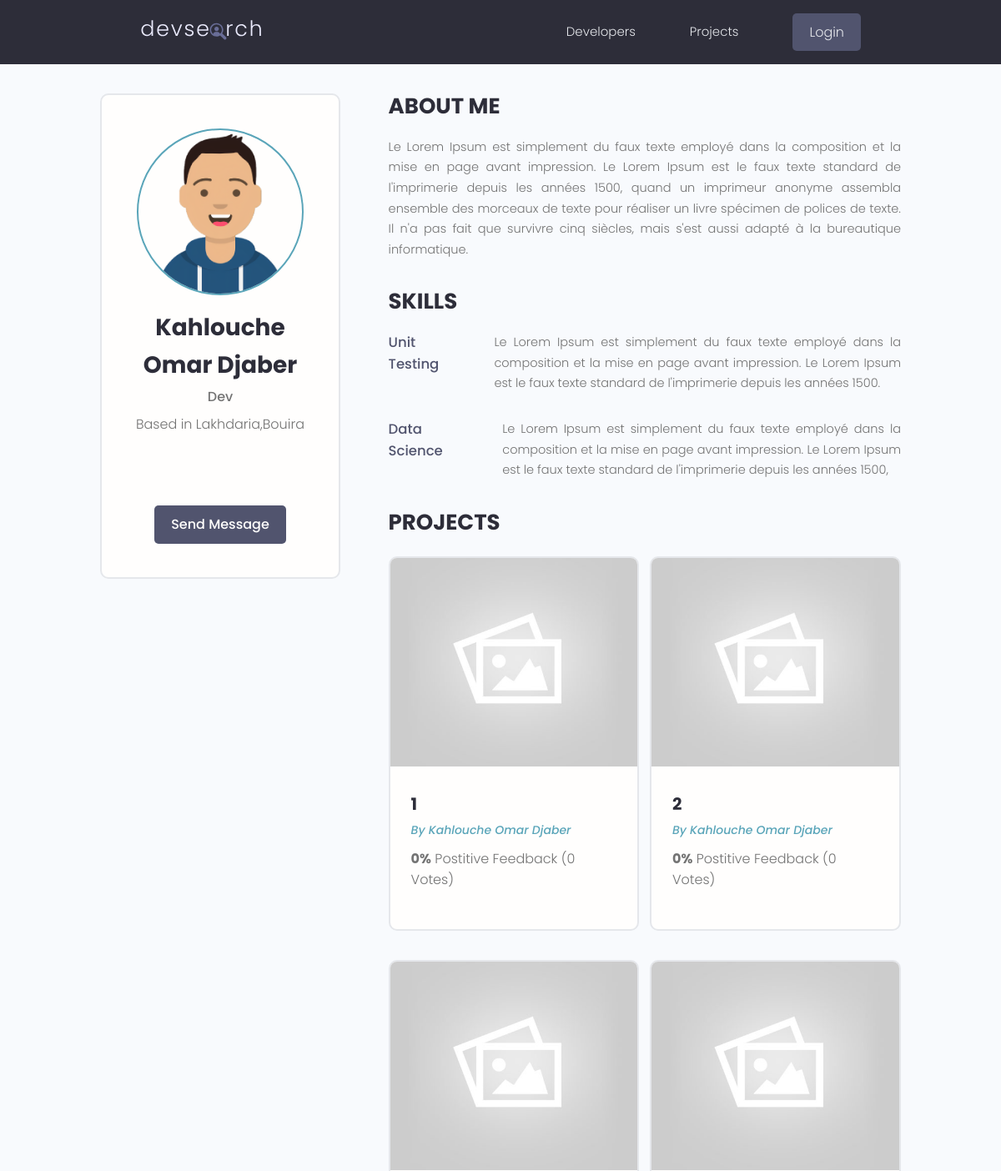
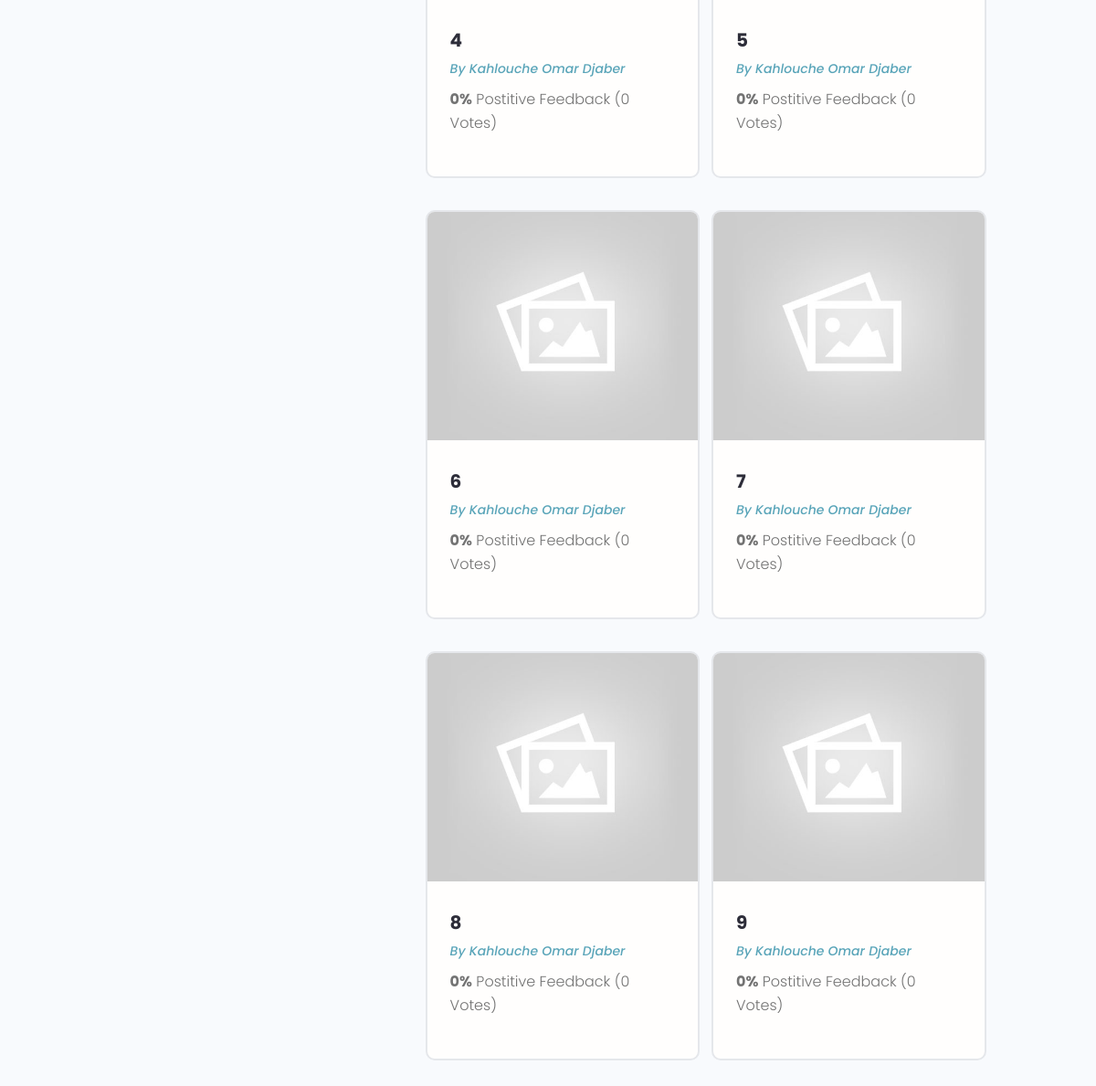
The app's page /profile/15419576-a705-40f5-a9e9-818d2565810e/, older data (2 pictures, top to bottom).
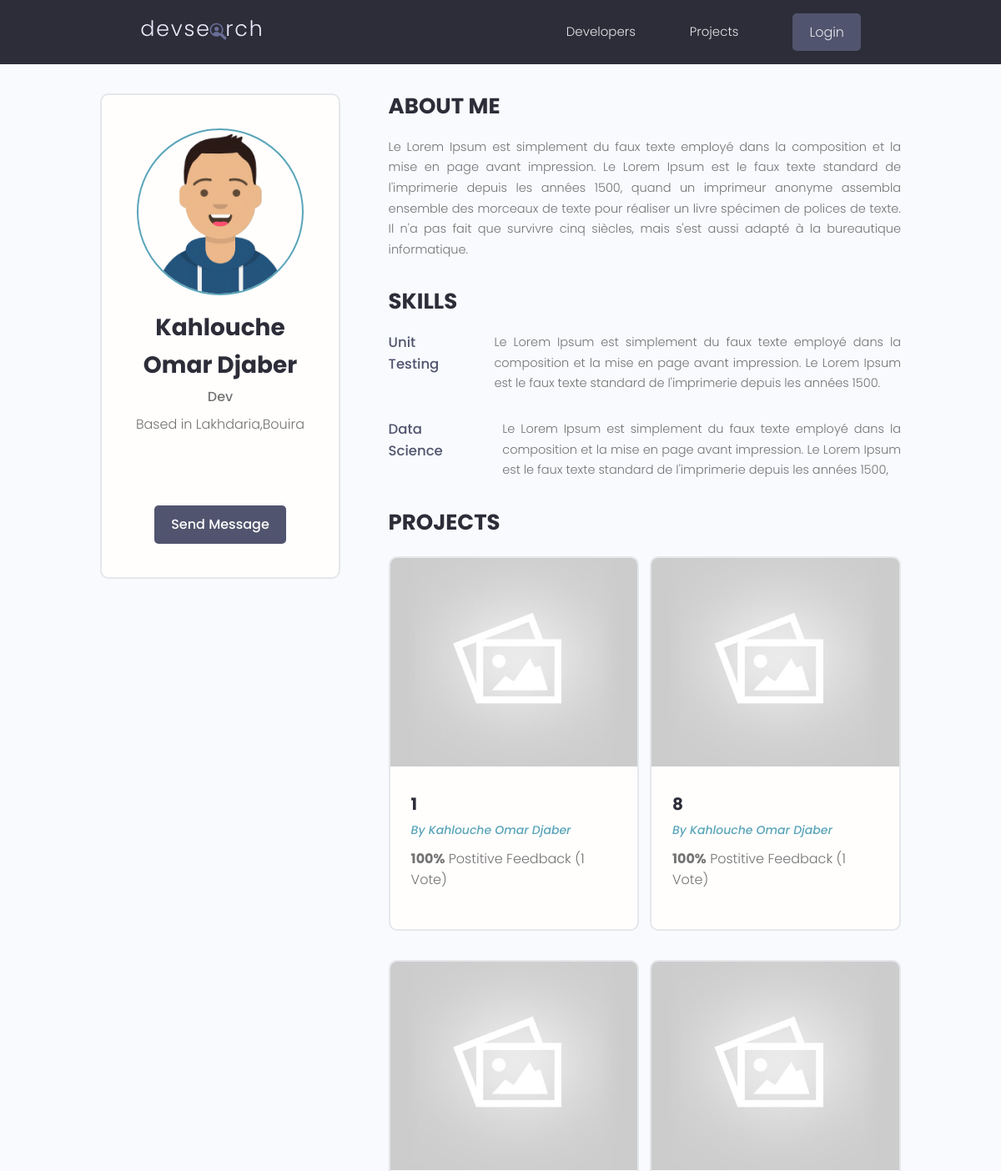
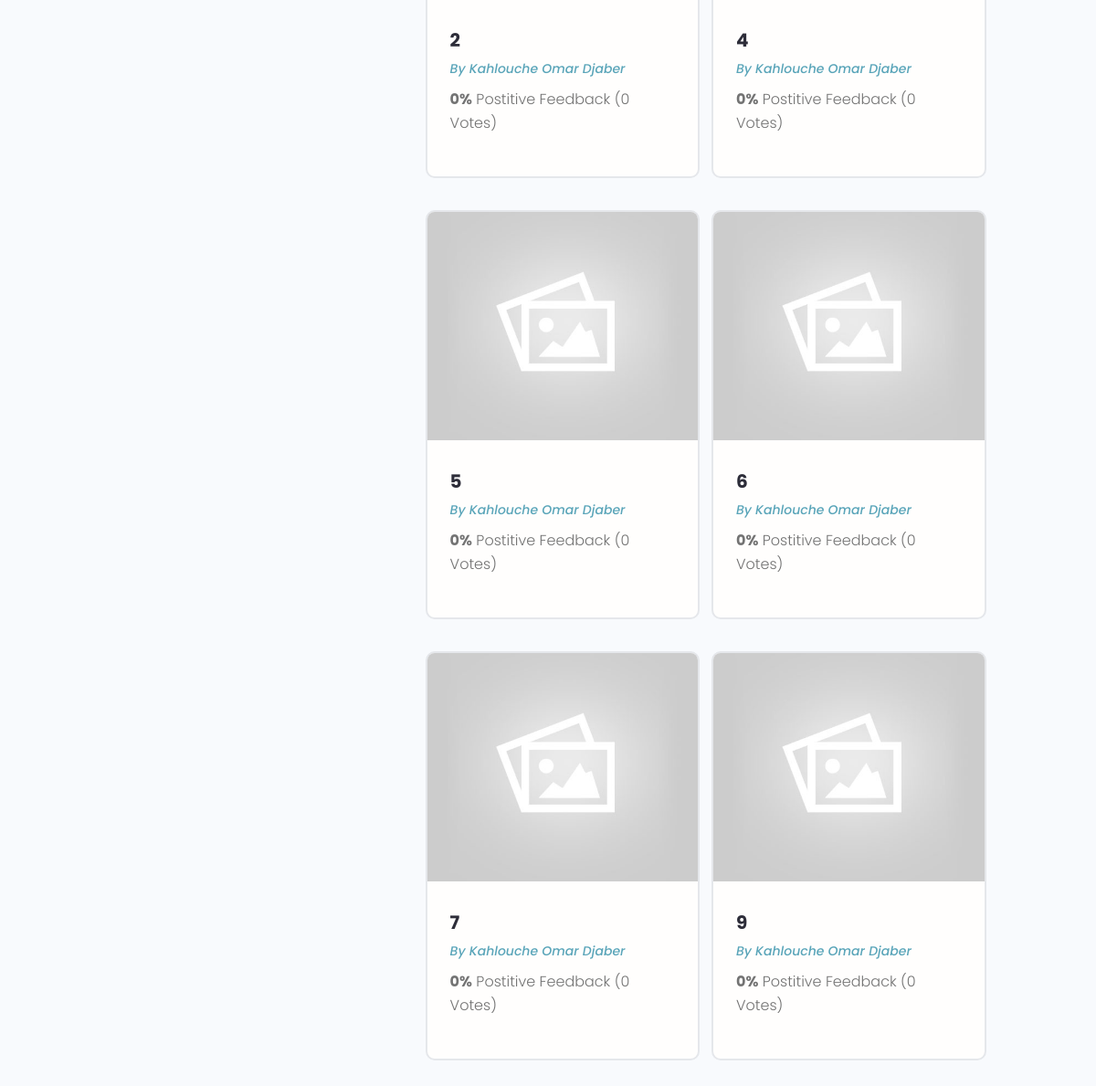
The same page, newer data (2 pictures, top to bottom).
### users/models.py (models this page shows, shortened)
class Skill(models.Model):
    owner = models.ForeignKey(
        Profile, on_delete=models.CASCADE, null=True, blank=True)
    name = models.CharField(max_length=200, blank=True, null=True)
    description = models.TextField(null=True, blank=True)
    created = models.DateTimeField(auto_now_add=True)
    id = models.UUIDField(default=uuid.uuid4, unique=True,
                          primary_key=True, editable=False)

class Profile(models.Model):
    user = models.OneToOneField(
        User, on_delete=models.CASCADE, null=True, blank=True)
    name = models.CharField(max_length=200, blank=True, null=True)
    email = models.EmailField(max_length=500, blank=True, null=True)
    username = models.CharField(max_length=200, blank=True, null=True)
    location = models.CharField(max_length=200, blank=True, null=True)
    short_intro = models.CharField(max_length=200, blank=True, null=True)
    bio = models.TextField(blank=True, null=True)
    profile_image = models.ImageField(
        null=True, blank=True, upload_to='profiles/', default="profiles/user-default.png")
    social_github = models.CharField(max_length=200, blank=True, null=True)
    social_twitter = models.CharField(max_length=200, blank=True, null=True)
    social_linkedin = models.CharField(max_length=200, blank=True, null=True)
    social_youtube = models.CharField(max_length=200, blank=True, null=True)
    social_website = models.CharField(max_length=200, blank=True, null=True)
    created = models.DateTimeField(auto_now_add=True)
    id = models.UUIDField(default=uuid.uuid4, unique=True,
                          primary_key=True, editable=False)
    @property
    def imageURL(self):
        try:
            url = self.profile_image.url
        except:
            url = ''
        return url

### projects/models.py (models this page shows, shortened)
class Project(models.Model):
    owner = models.ForeignKey(
        Profile, null=True, blank=True, on_delete=models.CASCADE)
    title = models.CharField(max_length=200)
    description = models.TextField(null=True, blank=True)
    featured_image = models.ImageField(
        null=True, blank=True, default="default.jpg")
    demo_link = models.CharField(max_length=2000, null=True, blank=True)
    source_link = models.CharField(max_length=2000, null=True, blank=True)
    tags = models.ManyToManyField('Tag', blank=True)
    vote_total = models.IntegerField(default=0, null=True, blank=True)
    vote_ratio = models.IntegerField(default=0, null=True, blank=True)
    created = models.DateTimeField(auto_now_add=True)
    id = models.UUIDField(default=uuid.uuid4, unique=True,
                          primary_key=True, editable=False)
    class Meta:
        ordering = ['-vote_ratio','-vote_total','title']

### users/views.py (the view)
# urls.py: path('profile/<str:pk>/', views.userProfile, name="user-profile"),
def userProfile(request, pk):
    profile = Profile.objects.get(id=pk)
    topSkills = profile.skill_set.exclude(description__exact="")
    otherSkills = profile.skill_set.filter(description="")
    context = {'profile': profile, 'topSkills': topSkills,
               "otherSkills": otherSkills}
    return render(request, 'users/user-profile.html', context)

### users/templates/users/user-profile.html (shortened to what this page needs)
{% extends 'main.html' %}
{% block content %}
<main class="profile my-md">
    <div class="container">
        <div class="layout">
            <div class="column column--1of3">
                <div class="card text-center">
                    <div class="card__body dev">
                        <img class="avatar avatar--xl" src="{{ profile.imageURL }}" />
                        <h2 class="dev__name">{{profile.name}}</h2>
                        <p class="dev__title">{{profile.short_intro}}</p>
                        <p class="dev__location">Based in {{profile.location}}</p>
                        <ul class="dev__social">
                        </ul>
                        {% if request.user.profile.id != profile.id %}
                        <a href="{% url 'create-message' profile.id %}" class="btn btn--sub">Send Message</a>
                        {% endif %}
                    </div>
                </div>
            </div>
            <div class="column column--2of3">
                <div class="devInfo">
                    <h3 class="devInfo__title">About Me</h3>
                    <p class="devInfo__about">{{profile.bio}}</p>
                </div>
                <div class="devInfo">
                    <h3 class="devInfo__title">Skills</h3>
                    <div class="devInfo__skills">
                        {% if topSkills.count > 0 %}
                            {% for skill in topSkills %}
                            <div class="devSkill">
                                <h4 class="devSkill__title">{{skill.name}}</h4>
                                <p class="devSkill__info">{{skill.description}}</p>
                            </div>
                            {% endfor %}
                        {% endif %}
                    </div>
                </div>
                <div class="devInfo">
                    {% if profile.project_set.all.count > 0 %}
                    <h3 class="devInfo__title">Projects</h3>
                    <div class="grid grid--two">
                        {% for project in profile.project_set.all %}
                        <div class="column">
                            <div class="card project">
                                <a href="{% url 'project' project.id %}" class="project">
                                    <img class="project__thumbnail" src="{{project.featured_image.url}}"
                                        alt="project thumbnail" />
                                    <div class="card__body">
                                        <h3 class="project__title">{{project.title}}</h3>
                                        <p><a class="project__author"
                                                href="{% url 'user-profile' project.owner.id %}">By
                                                {{project.owner.name}}</a>
                                        </p>
                                        <p class="project--rating">
                                            <span style="font-weight: bold;">{{project.vote_ratio}}%</span> Postitive
                                            Feedback ({{project.vote_total}} Vote{{project.vote_total|pluralize:"s"}})
                                        </p>
                                    </div>
                                </a>
                            </div>
                        </div>
                        {% endfor %}
                    </div>
                    {% else %}
                    <h3 class="devInfo__title">No Projects added...</h3>
                    {% endif %}
                </div>
            </div>
        </div>
    </div>
</main>
{% endblock content %}

Row changes from the older to the newer data that the page shows:
changed Project (number 1 of 8 on the later page): vote_ratio "0" → "100"; vote_total "0" → "1"
changed Project (number 2 of 8 on the later page): vote_ratio "0" → "100"; vote_total "0" → "1"; moves up the list
